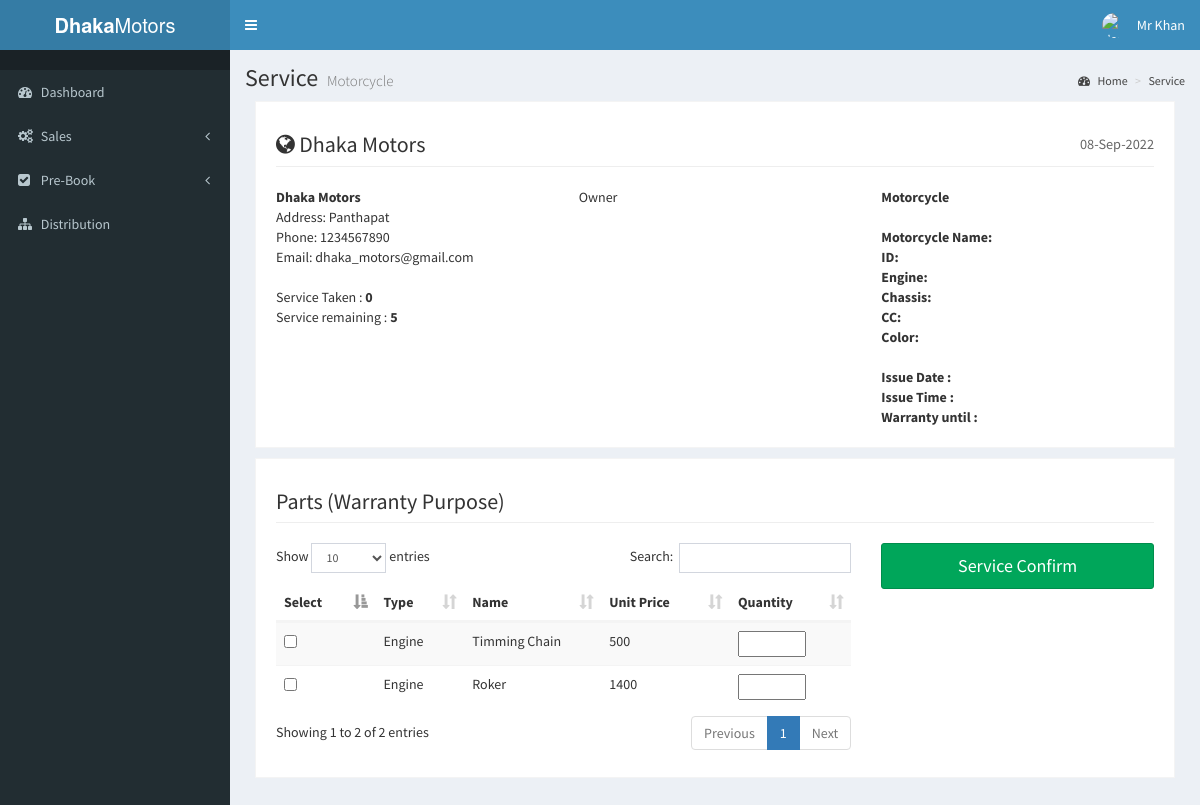
The page /pages/Manager/service_motorcycle.php (signed in) on the database its author committed.
### tables this page shows
CREATE TABLE `parts_info` (
  `parts_id` int(11) NOT NULL,
  `parts_type` varchar(20) NOT NULL,
  `parts_name` varchar(30) NOT NULL,
  `price` double NOT NULL,
  `quantity` int(5) NOT NULL,
  `stock_id` int(11) NOT NULL,
  `staff_id` int(11) NOT NULL
);

### pages/Manager/service_motorcycle.php (the view, shortened to what this page needs)
<?php
include 'layout/head.php';
		$connection=mysqli_connect("localhost","root","","dhaka_motors");
		$mID=$_GET['mID'];
		$query="select *
				from motorcycle_info m, customer c, sale_info s
				where m.cID=c.cID
				and m.saleID=s.saleID
				and m.mID='$mID'";
		$result=mysqli_query($connection,$query);
		if($result){
			$row=mysqli_fetch_array($result,MYSQLI_ASSOC);
			$mID=$row['mID'];
			$mName=$row['mName'];
			$model=$row['model'];
			$engineNo=$row['engineNo'];
			$chassisNo=$row['chassisNo'];
			$cc=$row['cc'];
			$color=$row['color'];
			$warranty=$row['warranty'];
			$name=$row['name'];
			$email=$row['email'];
			$phone=$row['phone'];
			$sale_date= $row['sale_date'];
			$sale_time= $row['sale_time'];
		}else{
			echo mysqli_error($connection);
		}
?>
 <div class="content-wrapper">
    <section class="content-header">
      <h1>
        Service
        <small>Motorcycle</small>
      </h1>
      <ol class="breadcrumb">
        <li><a href="#"><i class="fa fa-dashboard"></i> Home</a></li>
        <li><a href="#">Service</a></li>
      </ol>
    </section>
    <section class="invoice">
      <div class="row">
        <div class="col-xs-12">
          <h2 class="page-header">
            <i class="fa fa-globe"></i> Dhaka Motors
            <small class="pull-right"><?php echo  date('d-M-Y');?></small>
          </h2>
        </div>
      </div>
      <div class="row invoice-info">
        <div class="col-sm-4 invoice-col">
          <address>
            <strong>Dhaka Motors</strong><br>
            Address: Panthapat<br>
            Phone: 1234567890<br>
            Email: dhaka_motors@gmail.com
          </address>
         <?php
            $query = "SELECT count(mID) serve from service where mID='$mID'";
                $result=mysqli_query($connection,$query);
                if(mysqli_num_rows($result)>0){
                  $row=mysqli_fetch_array($result,MYSQLI_ASSOC);
                  $serve=$row['serve'];
                  $service = 5- $serve;
                }else{
                  $service = 5;
                }
          ?>
          Service Taken : <b> <?php echo 5 - $service?></b><br>
          Service remaining :<b> <?php echo $service?></b>
        </div>
        <div class="col-sm-4 invoice-col">
         Owner
          <address>
            <strong><?php echo $name;?></strong><br>
            <?php echo $email;?><br>
            <?php echo $phone;?><br>
          </address>
        </div>
        <div class="col-sm-4 invoice-col">
          <b>Motorcycle</b><br>
          <br>
          <b>Motorcycle Name: </b> <?php echo $mName. ' ' .$model?><br>
          <b>ID: </b> <?php echo $mID?><br>
          <b>Engine: </b> <?php echo $engineNo?><br>
		  <b>Chassis: </b> <?php echo $chassisNo?><br>
			<b>CC: </b> <?php echo $cc?><br>
			<b>Color: </b> <?php echo $color?><br>
			<br>
			<b>Issue Date : </b> <?php echo $sale_date?><br>
			<b>Issue Time : </b> <?php echo $sale_time?><br>
			<b>Warranty until : </b> <?php echo $warranty?><br>
        </div>
      </div>
    </section>
    <section class="invoice">
      <div class="row">
        <div class="col-xs-12">
          <h2 class="page-header">
                Parts (Warranty Purpose)
          </h2>
        </div>
      </div>
      <div class="row invoice-info">
        <div class="col-sm-8 invoice-col">
            <form role="form" action="serviceManager.php" method="POST">
              <table id="example1" class="table table-striped">
                <thead>
                <tr>
                  <th>Select</th>
                  <th>Type</th>
                  <th>Name</th>
                  <th>Unit Price</th>
                  <th>Quantity</th>
                        </tr>
                        </thead>
                        <tbody>
                  <?php
                    $con=mysqli_connect('localhost','root','','dhaka_motors');
                    $query="select *
                        from parts_info
                        ";
                      $result=mysqli_query($con,$query);
                      if(mysqli_num_rows($result)>0){
                        while($row=mysqli_fetch_array($result, MYSQLI_ASSOC)){
                        echo "<tr>";
                        echo "<td> <input value='".$row['parts_id']."' type='checkbox' name='num[]'> </td>";
                        echo "<td>".$row['parts_type']."</td>";
                        echo "<td>".$row['parts_name']."</td>";
                        echo "<td>".$row['price']."</td>";
                        echo "<td><input type='number' name='quantity[".$row['parts_id']."]' max='".$row['quantity']."' min='0'></td>";
                        echo "</tr>";
                            }
                      }
                    ?>
                </tbody>
              </table>
        </div>
          <div class="col-sm-4 invoice-col">
            <div class="form-group">
              <button type="submit" class="btn btn-lg btn-success btn-block" onclick="return confirm('Are you sure want to Confirm SERVICE?')" name= "service">Service Confirm</button>
            </div>
          </div>
        </div>
    </section>
  </div>
<?php
 include 'layout/foot.php';
?>

### rows shown on the page
parts_info: parts_type "Engine", parts_name "Timming Chain", price "500"
parts_info: parts_type "Engine", parts_name "Roker", price "1400"

### other values the page prints
$_SESSION['userName'] "Mr Khan"
5 - $service "0"
$service "5"
